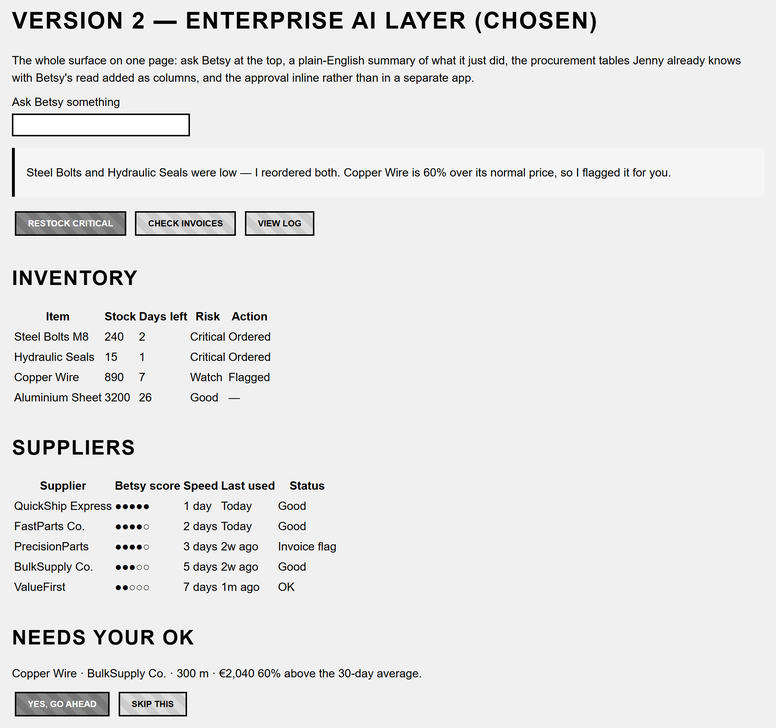
#> input picture diagrams/wireframe-betsy-layer.png, 776 x 728 px, shrunk from 2145 x 2013 before the run
$ python -i build_wireframes.py   (imports and definitions only)
#> lines starting #> are read from the running program, lines starting #| are printed output that depends on the picture
"""
Builds Betsy's wireframes from wiremd sources into trimmed PNGs for diagrams/.

Pipeline per source (diagrams/wireframes/*.wmd.md):
  1. Render the wiremd markdown to styled HTML via the wiremd CLI
     (npm install -g wiremd), using the grayscale "wireframe" style.
  2. Screenshot that HTML to PNG with headless Microsoft Edge (present on
     Windows 11 — no extra dependency).
  3. Auto-crop the PNG to its content box with Pillow, so there is no large
     empty margin left by the fixed browser window.

Output:  diagrams/wireframe-<name>.png   (<name> = source minus the .wmd.md)

Run:  python build_wireframes.py
Requires: Pillow, the global `wiremd` CLI, and Microsoft Edge.
"""

import glob
import os
import subprocess
import sys

from PIL import Image

BASE = os.path.dirname(os.path.abspath(__file__))
SRC_DIR = os.path.join(BASE, "diagrams", "wireframes")
OUT_DIR = os.path.join(BASE, "diagrams")

STYLE = "wireframe"          # wiremd visual style (grayscale, traditional)
SCALE = "2"                  # device scale factor — sharp on zoom
WINDOW = "1100,1600"         # generous canvas; auto-crop trims the excess
MARGIN = 32                  # px margin kept around the cropped content

EDGE_CANDIDATES = [
    r"C:\Program Files (x86)\Microsoft\Edge\Application\msedge.exe",
    r"C:\Program Files\Microsoft\Edge\Application\msedge.exe",
]


def find_edge() -> str:
    for p in EDGE_CANDIDATES:
        if os.path.exists(p):
            return p
    sys.exit("Microsoft Edge not found — adjust EDGE_CANDIDATES.")


def render_html(src: str, html: str) -> None:
    # wiremd is a global npm bin; shell=True so Windows resolves the .cmd shim.
    subprocess.run(
        ["wiremd", src, "-s", STYLE, "-o", html],
        check=True, shell=(os.name == "nt"),
    )


def screenshot(edge: str, html: str, png: str) -> None:
    subprocess.run([
        edge, "--headless=new", "--disable-gpu", "--hide-scrollbars",
        f"--force-device-scale-factor={SCALE}",
        f"--window-size={WINDOW}",
        f"--screenshot={png}", html,
    ], check=True)


def autocrop(png: str) -> None:
    """Trim the fixed-window screenshot down to its actual content."""
#> called with png = 'diagrams/wireframe-betsy-layer.png'
    im = Image.open(png).convert("RGB")
#> im is the input picture: PIL image 776x728 RGB; mean R, G, B 230.8, 230.8, 230.8
    bg = im.getpixel((0, 0))                      # page background colour
#> bg = (240, 240, 240)
    # Build a mask of pixels that differ from the background, find its box.
    from PIL import ImageChops
    diff = ImageChops.difference(im, Image.new("RGB", im.size, bg))
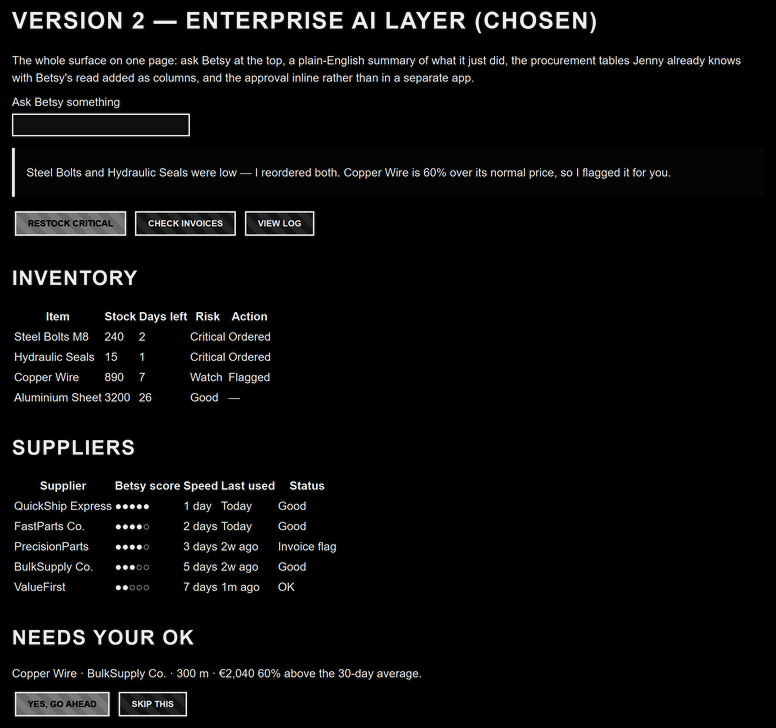
#> diff: PIL image 776x728 RGB; mean R, G, B 10.7, 10.7, 10.7
    bbox = diff.getbbox()
#> bbox = (9, 9, 765, 719)
    if not bbox:
        return
    left, top, right, bottom = bbox
#> left = 9; top = 9; right = 765; bottom = 719
    left = max(0, left - MARGIN)
#> left = 0
    top = max(0, top - MARGIN)
#> top = 0
    right = min(im.width, right + MARGIN)
#> right = 776
    bottom = min(im.height, bottom + MARGIN)
#> bottom = 728
    im.crop((left, top, right, bottom)).save(png)


def main() -> None:
    edge = find_edge()
    sources = sorted(glob.glob(os.path.join(SRC_DIR, "*.wmd.md")))
    if not sources:
        sys.exit(f"No *.wmd.md sources in {SRC_DIR}")
    for src in sources:
        name = os.path.basename(src)[: -len(".wmd.md")]
        html = os.path.join(SRC_DIR, name + ".html")
        png = os.path.join(OUT_DIR, "wireframe-" + name + ".png")
        print(f"  {os.path.basename(src)} -> {os.path.relpath(png, BASE)}")
        render_html(src, html)
        screenshot(edge, html, png)
        autocrop(png)
    print("\nDone.")


# [2 lines not run here, left out]

>>> result = autocrop('diagrams/wireframe-betsy-layer.png')
